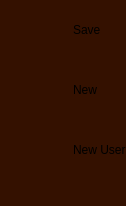
           <widget class="QFrame" name="frame_left_menu">
            <property name="sizePolicy">
             <sizepolicy hsizetype="Preferred" vsizetype="Preferred">
              <horstretch>0</horstretch>
              <verstretch>0</verstretch>
             </sizepolicy>
            </property>
            <property name="maximumSize">
             <size>
              <width>70</width>
              <height>16777215</height>
             </size>
            </property>
            <property name="layoutDirection">
             <enum>Qt::LeftToRight</enum>
            </property>
            <property name="styleSheet">
             <string notr="true">background-color:rgb(52, 17, 0);</string>
            </property>
            <property name="frameShape">
             <enum>QFrame::NoFrame</enum>
            </property>
            <property name="frameShadow">
             <enum>QFrame::Raised</enum>
            </property>
            <layout class="QVBoxLayout" name="verticalLayout_5">
             <property name="spacing">
              <number>1</number>
             </property>
             <property name="leftMargin">
              <number>0</number>
             </property>
             <property name="topMargin">
              <number>0</number>
             </property>
             <property name="rightMargin">
              <number>0</number>
             </property>
             <property name="bottomMargin">
              <number>0</number>
             </property>
             <item alignment="Qt::AlignTop">
              <widget class="QFrame" name="frame_menus">
               <property name="frameShape">
                <enum>QFrame::NoFrame</enum>
               </property>
               <property name="frameShadow">
                <enum>QFrame::Raised</enum>
               </property>
               <layout class="QVBoxLayout" name="layout_menus">
                <property name="spacing">
                 <number>0</number>
                </property>
                <property name="leftMargin">
                 <number>0</number>
                </property>
                <property name="topMargin">
                 <number>0</number>
                </property>
                <property name="rightMargin">
                 <number>0</number>
                </property>
                <property name="bottomMargin">
                 <number>0</number>
                </property>
                <item>
                 <widget class="QPushButton" name="btn_home">
                  <property name="sizePolicy">
                   <sizepolicy hsizetype="Expanding" vsizetype="Fixed">
                    <horstretch>0</horstretch>
                    <verstretch>0</verstretch>
                   </sizepolicy>
                  </property>
                  <property name="minimumSize">
                   <size>
                    <width>0</width>
                    <height>60</height>
                   </size>
                  </property>
                  <property name="font">
                   <font>
                    <family>Segoe UI</family>
                   </font>
                  </property>
                  <property name="layoutDirection">
                   <enum>Qt::LeftToRight</enum>
                  </property>
                  <property name="styleSheet">
                   <string notr="true">QPushButton {	
	background-image: url(:/16x16/icons/16x16/cil-home.png);
	background-position: left center;
    background-repeat: no-repeat;
	border: none;
	border-left: 28px solid rgb(52, 17, 0);
	background-color: rgb(52, 17, 0);
	text-align: left;
	padding-left: 45px;
}
QPushButton:hover {
	background-color: rgb(24, 24, 24);
	border-left: 28px solid rgbrgb(24, 24, 24);
}
QPushButton:pressed {	
	background-color: rgb(85, 170, 255);
	border-left: 28px solid rgb(85, 170, 255);
}</string>
                  </property>
                  <property name="text">
                   <string>Save</string>
                  </property>
                 </widget>
                </item>
                <item>
                 <widget class="QPushButton" name="btn_satisPaneli">
                  <property name="sizePolicy">
                   <sizepolicy hsizetype="Expanding" vsizetype="Fixed">
                    <horstretch>0</horstretch>
                    <verstretch>0</verstretch>
                   </sizepolicy>
                  </property>
                  <property name="minimumSize">
                   <size>
                    <width>0</width>
                    <height>60</height>
                   </size>
                  </property>
                  <property name="font">
                   <font>
                    <family>Segoe UI</family>
                   </font>
                  </property>
                  <property name="layoutDirection">
                   <enum>Qt::LeftToRight</enum>
                  </property>
                  <property name="styleSheet">
                   <string notr="true">QPushButton {	
	background-image: url(:/16x16/icons/16x16/cil-transfer.png);
	background-position: left center;
    background-repeat: no-repeat;
	border: none;
	border-left: 28px solid rgb(52, 17, 0);
	background-color: rgb(52, 17, 0);
	text-align: left;
	padding-left: 45px;
}
QPushButton:hover {
	background-color: rgb(24, 24, 24);
	border-left: 28px solid rgbrgb(24, 24, 24);
}
QPushButton:pressed {	
	background-color: rgb(85, 170, 255);
	border-left: 28px solid rgb(85, 170, 255);
}</string>
                  </property>
                  <property name="text">
                   <string>New</string>
                  </property>
                 </widget>
                </item>
                <item>
                 <widget class="QPushButton" name="btn_stokPaneli">
                  <property name="sizePolicy">
                   <sizepolicy hsizetype="Expanding" vsizetype="Fixed">
                    <horstretch>0</horstretch>
                    <verstretch>0</verstretch>
                   </sizepolicy>
                  </property>
                  <property name="minimumSize">
                   <size>
                    <width>0</width>
                    <height>60</height>
                   </size>
                  </property>
                  <property name="font">
                   <font>
                    <family>Segoe UI</family>
                   </font>
                  </property>
                  <property name="layoutDirection">
                   <enum>Qt::LeftToRight</enum>
                  </property>
                  <property name="styleSheet">
                   <string notr="true">QPushButton {	
	background-image: url(:/16x16/icons/16x16/cil-devices.png);
	background-position: left center;
    background-repeat: no-repeat;
	border: none;
	border-left: 28px solid rgb(52, 17, 0);
	background-color:rgb(52, 17, 0);
	text-align: left;
	padding-left: 45px;
}
QPushButton:hover {
	background-color: rgb(24, 24, 24);
	border-left: 28px solid rgbrgb(24, 24, 24);
}
QPushButton:pressed {	
	background-color: rgb(85, 170, 255);
	border-left: 28px solid rgb(85, 170, 255);
}</string>
                  </property>
                  <property name="text">
                   <string>New User</string>
                  </property>
                 </widget>
                </item>
               </layout>
              </widget>
             </item>
             <item alignment="Qt::AlignBottom">
              <widget class="QFrame" name="frame_extra_menus">
               <property name="sizePolicy">
                <sizepolicy hsizetype="Preferred" vsizetype="Preferred">
                 <horstretch>0</horstretch>
                 <verstretch>0</verstretch>
                </sizepolicy>
               </property>
               <property name="frameShape">
                <enum>QFrame::NoFrame</enum>
               </property>
               <property name="frameShadow">
                <enum>QFrame::Raised</enum>
               </property>
               <layout class="QVBoxLayout" name="layout_menu_bottom">
                <property name="spacing">
                 <number>10</number>
                </property>
                <property name="leftMargin">
                 <number>0</number>
                </property>
                <property name="topMargin">
                 <number>0</number>
                </property>
                <property name="rightMargin">
                 <number>0</number>
                </property>
                <property name="bottomMargin">
                 <number>25</number>
                </property>
               </layout>
              </widget>
             </item>
            </layout>
           </widget>
